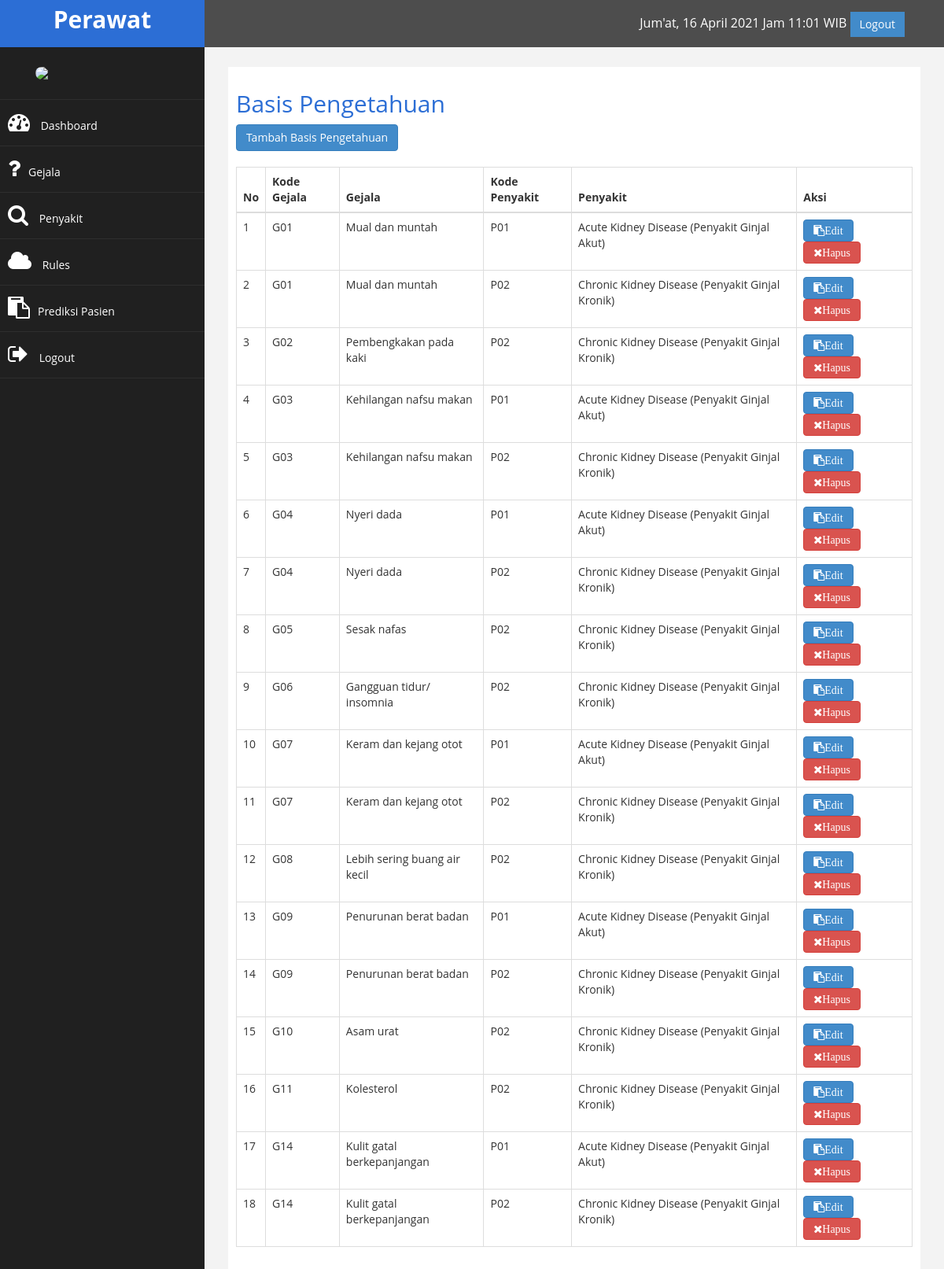
The page /admin/index.php?halaman=rule (signed in) on the database its author committed.
### tables this page shows
CREATE TABLE `rule` (
  `id_rule` int(11) NOT NULL,
  `id_gejala` int(11) NOT NULL DEFAULT 0,
  `id_penyakit` int(11) NOT NULL DEFAULT 0
);

CREATE TABLE `gejala` (
  `id_gejala` int(11) NOT NULL,
  `kode_gejala` varchar(50) NOT NULL,
  `nama_gejala` varchar(255) NOT NULL,
  `mb` double NOT NULL,
  `md` double NOT NULL,
  `nilai_bobot` float NOT NULL
);

CREATE TABLE `penyakit` (
  `id_penyakit` int(11) NOT NULL,
  `kode_penyakit` varchar(255) NOT NULL,
  `nama_penyakit` varchar(255) NOT NULL,
  `solusi` text NOT NULL
);

### admin/rule.php (the view)
<h2>Basis Pengetahuan</h2>
<a href="index.php?halaman=ruletambah" class="btn-primary btn">Tambah Basis Pengetahuan</a>
<br>
<br>
<table class="table table-bordered">
    <thead>
        <tr>
            <th>No</th>
            <th>Kode Gejala</th>
            <th>Gejala</th>
            <th>Kode Penyakit</th>
            <th>Penyakit</th>
            <th>Aksi</th>
        </tr>
    </thead>
    <tbody>
        <?php $nomor=1;?>
        <?php $ambil=$koneksi->query("SELECT * FROM rule
            INNER JOIN gejala ON rule.id_gejala=gejala.id_gejala
            JOIN penyakit ON rule.id_penyakit=penyakit.id_penyakit
        ");?>
        <?php while($pecah = $ambil->fetch_assoc()){?>
        <tr>
            <td><?php echo $nomor; ?></td>
            <td><?php echo $pecah['kode_gejala'];?></td>
            <td><?php echo $pecah['nama_gejala'];?></td>
            <td><?php echo $pecah['kode_penyakit'];?></td>
            <td><?php echo $pecah['nama_penyakit'];?></td>
             <td>
                <a href="index.php?halaman=ruleubah&id=<?php echo $pecah['id_rule'];?>" i class="fa fa-clipboard fa-1x btn-primary btn">Edit</a>
                <a href="index.php?halaman=rulehapus&id=<?php echo $pecah['id_rule'];?>" i class="fa fa-times fa-1x btn-danger btn" onclick="return confirm('Apakah yakin ingin menghapus data rule?');">Hapus</a>
            </td>
        </tr>
        <?php $nomor++;?>
        <?php }?>
    </tbody>
</table>

### assets/css/custom.css (style rules this page uses)
body { font-family: 'Open Sans', sans-serif; }
h2 { color: #2c6ed5; }

### rows shown on the page
rule: id_gejala.kode_gejala "G01", id_gejala.nama_gejala "Mual dan muntah", id_penyakit.kode_penyakit "P01", id_penyakit.nama_penyakit "Acute Kidney Disease (Penyakit Ginjal Akut)"
rule: id_gejala.kode_gejala "G01", id_gejala.nama_gejala "Mual dan muntah", id_penyakit.kode_penyakit "P02", id_penyakit.nama_penyakit "Chronic Kidney Disease (Penyakit Ginjal Kronik)"
rule: id_gejala.kode_gejala "G02", id_gejala.nama_gejala "Pembengkakan pada kaki", id_penyakit.kode_penyakit "P02", id_penyakit.nama_penyakit "Chronic Kidney Disease (Penyakit Ginjal Kronik)"
rule: id_gejala.kode_gejala "G03", id_gejala.nama_gejala "Kehilangan nafsu makan", id_penyakit.kode_penyakit "P01", id_penyakit.nama_penyakit "Acute Kidney Disease (Penyakit Ginjal Akut)"
rule: id_gejala.kode_gejala "G03", id_gejala.nama_gejala "Kehilangan nafsu makan", id_penyakit.kode_penyakit "P02", id_penyakit.nama_penyakit "Chronic Kidney Disease (Penyakit Ginjal Kronik)"
rule: id_gejala.kode_gejala "G04", id_gejala.nama_gejala "Nyeri dada", id_penyakit.kode_penyakit "P01", id_penyakit.nama_penyakit "Acute Kidney Disease (Penyakit Ginjal Akut)"
rule: id_gejala.kode_gejala "G04", id_gejala.nama_gejala "Nyeri dada", id_penyakit.kode_penyakit "P02", id_penyakit.nama_penyakit "Chronic Kidney Disease (Penyakit Ginjal Kronik)"
rule: id_gejala.kode_gejala "G05", id_gejala.nama_gejala "Sesak nafas", id_penyakit.kode_penyakit "P02", id_penyakit.nama_penyakit "Chronic Kidney Disease (Penyakit Ginjal Kronik)"
rule: id_gejala.kode_gejala "G06", id_gejala.nama_gejala "Gangguan tidur/ insomnia", id_penyakit.kode_penyakit "P02", id_penyakit.nama_penyakit "Chronic Kidney Disease (Penyakit Ginjal Kronik)"
rule: id_gejala.kode_gejala "G07", id_gejala.nama_gejala "Keram dan kejang otot", id_penyakit.kode_penyakit "P01", id_penyakit.nama_penyakit "Acute Kidney Disease (Penyakit Ginjal Akut)"
rule: id_gejala.kode_gejala "G07", id_gejala.nama_gejala "Keram dan kejang otot", id_penyakit.kode_penyakit "P02", id_penyakit.nama_penyakit "Chronic Kidney Disease (Penyakit Ginjal Kronik)"
rule: id_gejala.kode_gejala "G08", id_gejala.nama_gejala "Lebih sering buang air kecil", id_penyakit.kode_penyakit "P02", id_penyakit.nama_penyakit "Chronic Kidney Disease (Penyakit Ginjal Kronik)"
rule: id_gejala.kode_gejala "G09", id_gejala.nama_gejala "Penurunan berat badan", id_penyakit.kode_penyakit "P01", id_penyakit.nama_penyakit "Acute Kidney Disease (Penyakit Ginjal Akut)"
rule: id_gejala.kode_gejala "G09", id_gejala.nama_gejala "Penurunan berat badan", id_penyakit.kode_penyakit "P02", id_penyakit.nama_penyakit "Chronic Kidney Disease (Penyakit Ginjal Kronik)"
rule: id_gejala.kode_gejala "G10", id_gejala.nama_gejala "Asam urat", id_penyakit.kode_penyakit "P02", id_penyakit.nama_penyakit "Chronic Kidney Disease (Penyakit Ginjal Kronik)"
rule: id_gejala.kode_gejala "G11", id_gejala.nama_gejala "Kolesterol", id_penyakit.kode_penyakit "P02", id_penyakit.nama_penyakit "Chronic Kidney Disease (Penyakit Ginjal Kronik)"
rule: id_gejala.kode_gejala "G14", id_gejala.nama_gejala "Kulit gatal berkepanjangan", id_penyakit.kode_penyakit "P01", id_penyakit.nama_penyakit "Acute Kidney Disease (Penyakit Ginjal Akut)"
rule: id_gejala.kode_gejala "G14", id_gejala.nama_gejala "Kulit gatal berkepanjangan", id_penyakit.kode_penyakit "P02", id_penyakit.nama_penyakit "Chronic Kidney Disease (Penyakit Ginjal Kronik)"
